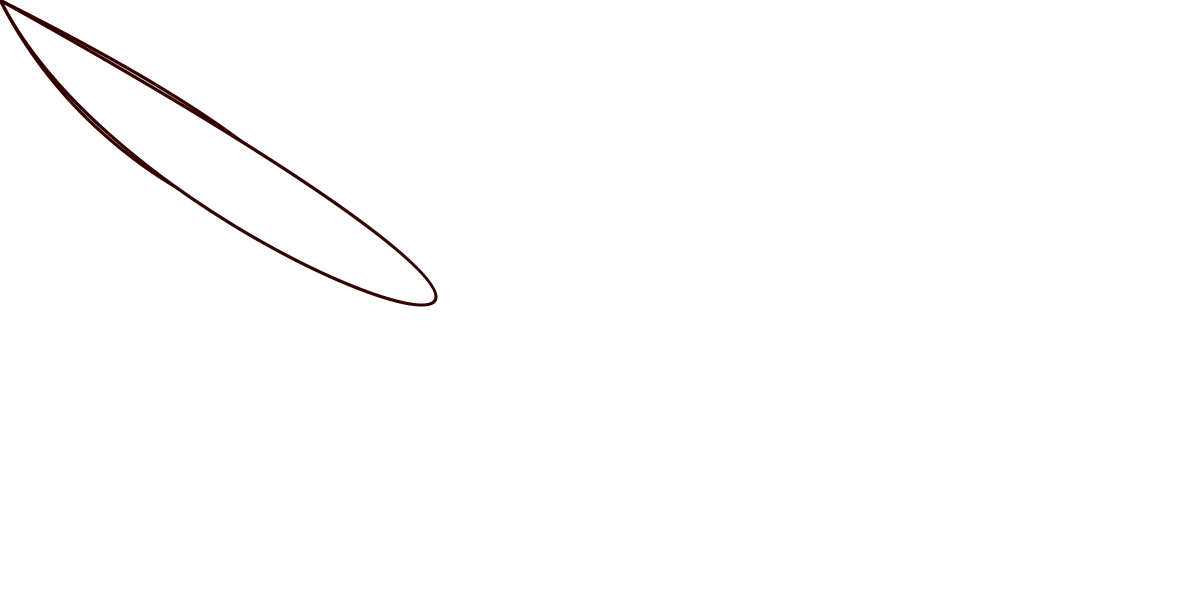
Frame 1 (no input)
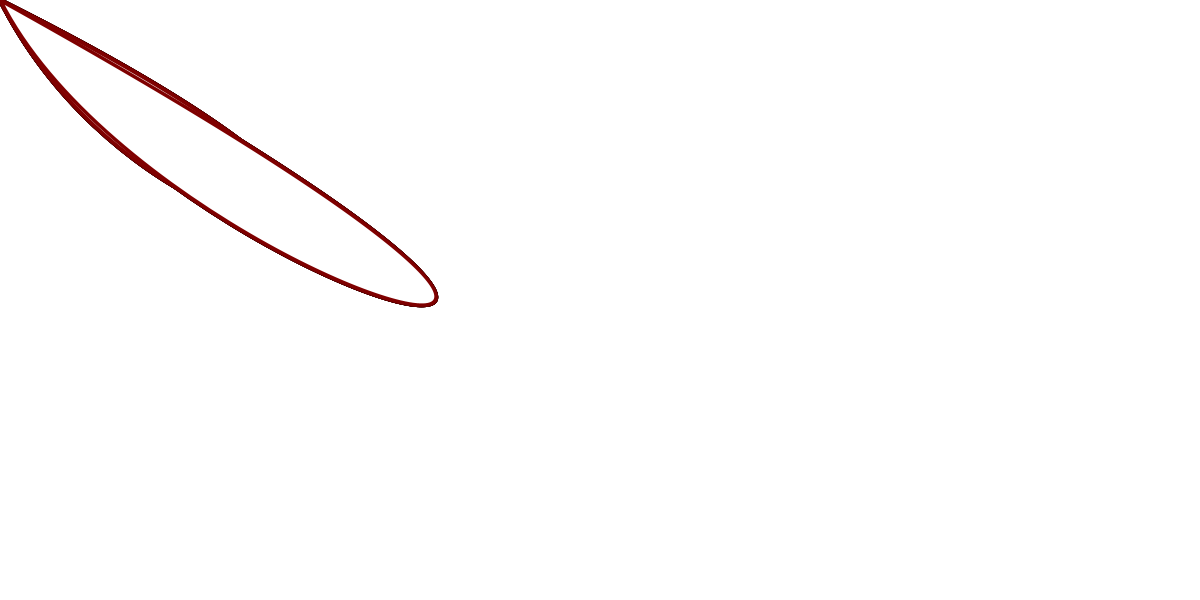
Frame 60 (the mouse pressed at the canvas centre just before this capture)
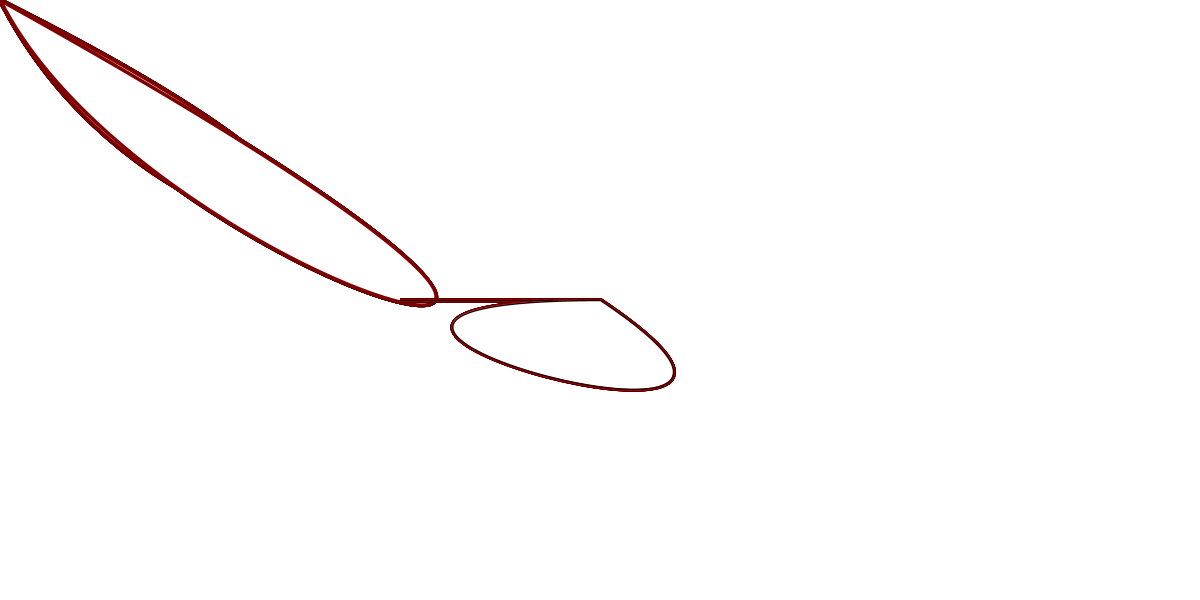
Frame 120 (the mouse held since frame 60 and released just before this capture)

The Processing sketch that drew these frames (run headless with seeded random() and noise(); from frame 60 on, the mouse is pressed at the canvas centre):

// Processing sketch: processing_72298
// ── processing_72298.pde

//Jenny Wong
//Introduction to Digital Media Fall 2012 Assignment 01b
//Section B
//Date 9-13-12

float randomStroke = 0;
int value = 0;
int randomColor = 0;

void setup() {
  size(1200, 600); //Size of screen for assignment 01b
  background(255);
  noStroke();
}
  
void draw() {
    
  if(value == 0){
    noStroke();
    smooth();
  
    randomStroke = random(5);
    strokeWeight(randomStroke);  
    randomColor = int(random(200));

    stroke(randomColor, 0, 0);
  
    bezier(mouseX, mouseY, 600, 300, 150, 300, mouseX, mouseY);

    bezier(mouseX, mouseY, 900, 500, 150, 300, mouseX, mouseY);
  }
  else{
    noStroke();
    smooth();

    randomStroke = random(5);
    strokeWeight(randomStroke);  
    randomColor = int(random(200));
    stroke(0, randomColor, 0);
  
    bezier(mouseX, mouseY, 600, 300, 150, 300, mouseX, mouseY);

    bezier(mouseX, mouseY, 900, 500, 150, 300, mouseX, mouseY);

  }
} 

void mouseClicked() {
  
  if (value == 0) {
    value = 255;
  } 
  else {
    value = 0;
  }
}
    
void keyPressed() {
  if (key == 's') {
    save("jennywong01b.png");
  }
}
